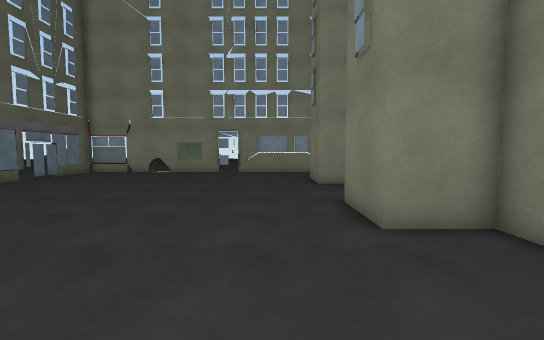
view 1 (above)

12 first-person views from a walk through a 3-D level made in the Unity game engine. The camera is 1.3 m above the floor, tilts 4° down and sees 90° across. The floor is counted in squares, 1 m on a side. Each view is taken from the middle of a square. On the plan, view 1 faces up. The plan holds only what a view shows up to about 13 squares ahead; the rest is blank. The place goes on beyond the plan.

view 2
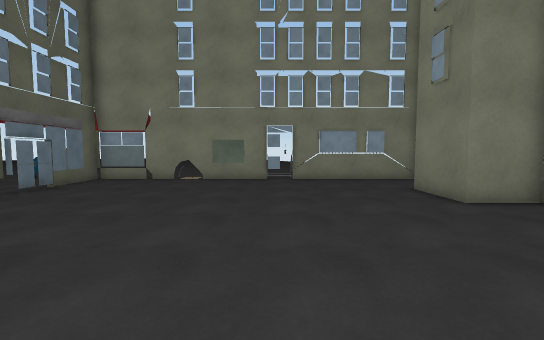

view 3
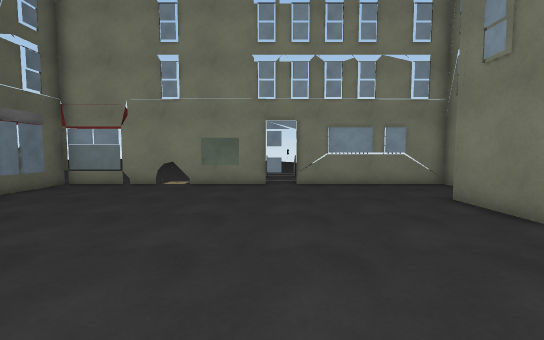

view 4
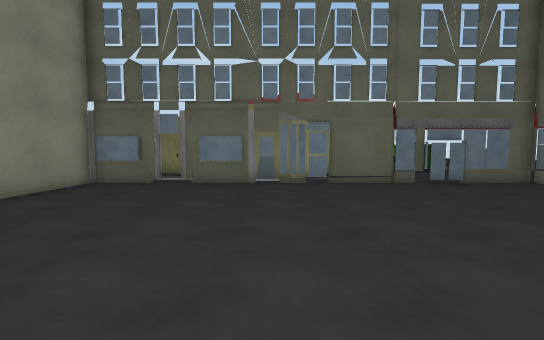

view 5
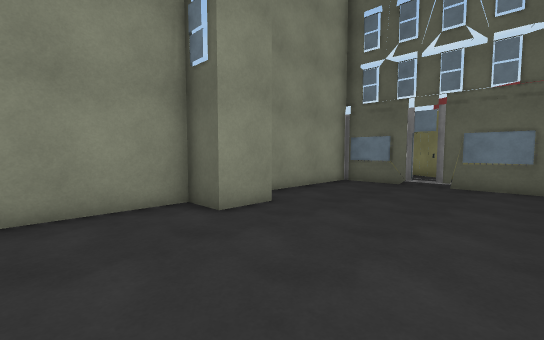

view 6
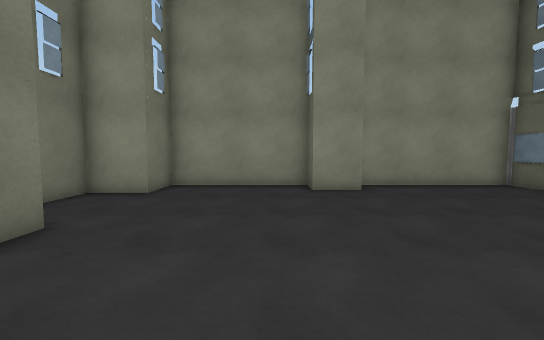

view 7
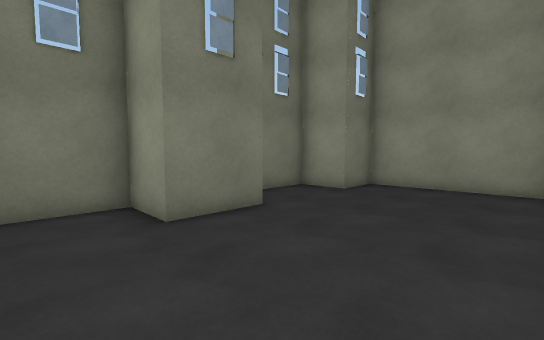

view 8
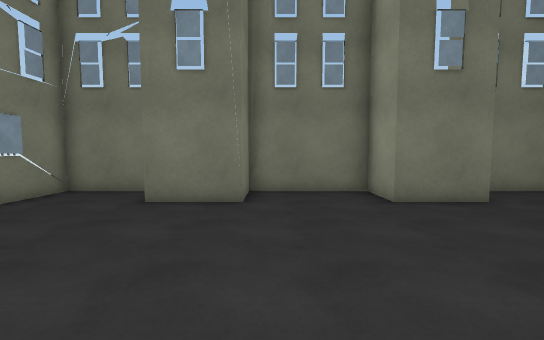

view 9
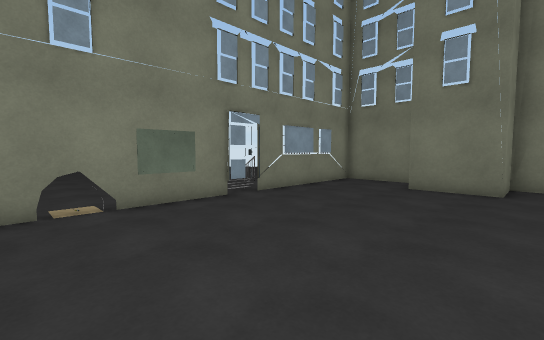

view 10
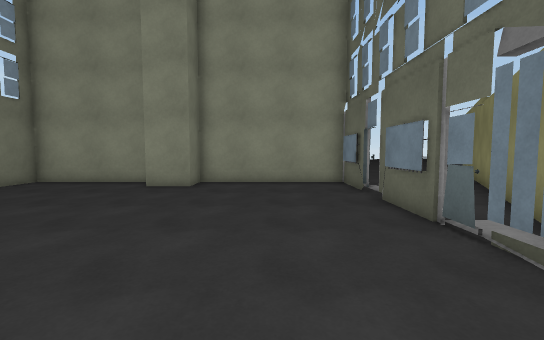

view 11
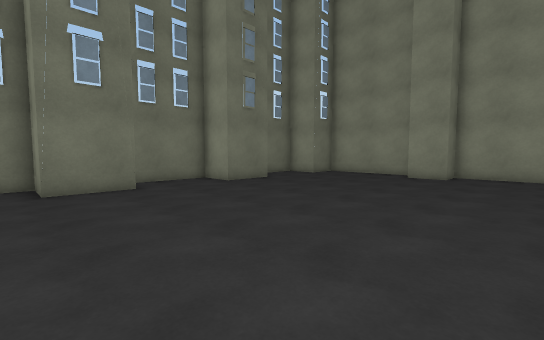

view 12
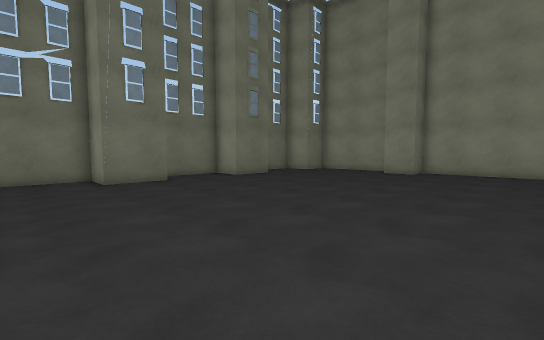

### Floor plan
Key: @ floor where view 1 was taken; # wall or solid block; x gap in a wall; . floor; B building.
Columns run from 13 left of view 1 to 4 right of it. Each row starts with its distance up from view 1.
 17   BBBBBB#BBBBBBBB#
 16   #..............#
 15   #..............#
 14  .#..............#
 13  .x............B##
 12   #............#
 11   #............###
 10   #..............#
  9   #..............#
  8  .#..............#
  7 ###............###
  6 ##B............#
  5 #.#............##
  4 #.B..............#
  3   #..............#
  2  .#..............#
  1  .#..............#
  0   B.....###..@.##
 -1   ####### ######

Where each view was taken, in squares from view 1:
view 1: 0 up, 0 right, facing up
view 2: 4 up, 3 left, facing up
view 3: 6 up, 3 left, facing up
view 4: 6 up, 0 right, facing left
view 5: 5 up, 0 right, facing down-left
view 6: 9 up, 2 left, facing down
view 7: 9 up, 3 left, facing down-right
view 8: 10 up, 5 left, facing right
view 9: 10 up, 8 left, facing up-right
view 10: 10 up, 8 left, facing down
view 11: 14 up, 8 left, facing down-right
view 12: 16 up, 10 left, facing down-right
